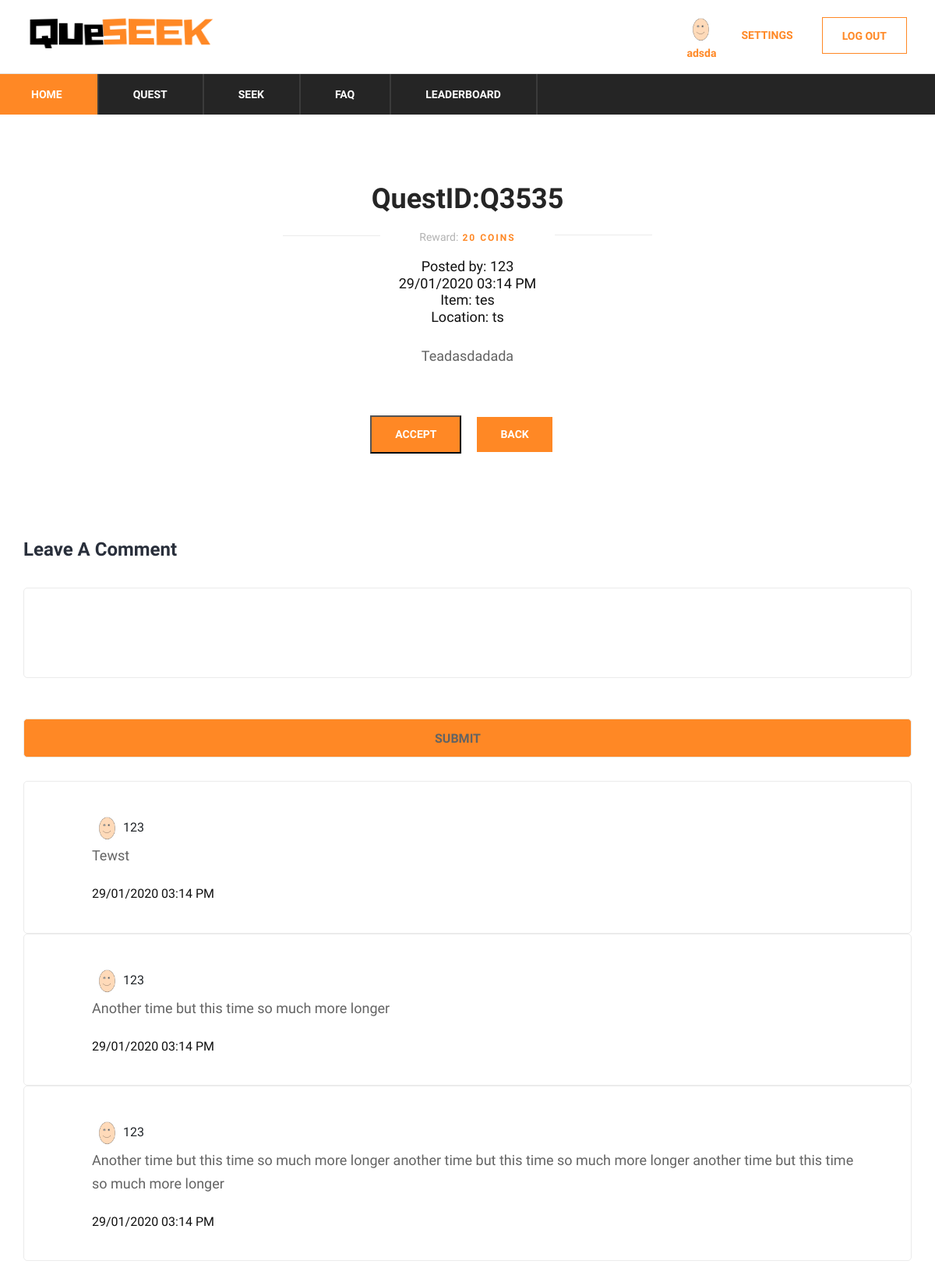
The page /quest/Q3535 (signed in) on the database its author committed.
### app/models.py (models this page shows)
class UserProfile(UserMixin, Base):
    __tablename__ = "userProfile"
    id = db.Column(db.String, ForeignKey('users.id'), primary_key=True)
    level = db.Column(db.Integer, nullable=False, default=1)
    coinsBalance = db.Column(db.Integer, nullable=False, default=50)
    coinsCollected = db.Column(db.Integer, nullable=False, default=0)
    coinsToNext = db.Column(db.Integer, nullable=False, default=20)
    avatarId = db.Column(db.String, ForeignKey('Avatars.avatarId'), default='0000')

class User(UserMixin, Base):
    __tablename__ = "users"
    id = db.Column(db.String, primary_key=True)
    email = db.Column(db.String(255), unique=True, nullable=False)
    password = db.Column(db.String(255), nullable=False)
    username = db.Column(db.String(255), unique=True, nullable=False)
    created_at = db.Column(DateTime(timezone=True), default=datetime.now(pytz.timezone('Asia/Singapore')))

class Quest(UserMixin, Base):
    __tablename__ = "quests"
    questId = db.Column(db.String, primary_key=True)
    reward = db.Column(db.Integer, nullable=False)
    item = db.Column(db.String(255), nullable=False)
    location = db.Column(db.String(255), nullable=False)
    description = db.Column(db.String(255))
    userId = db.Column(db.String, ForeignKey('users.id'), primary_key=True)
    posted_at = db.Column(DateTime(timezone=True), default=datetime.now(pytz.timezone('Asia/Singapore')))
    state = db.Column(db.Integer, nullable=False, default=0)
    type = db.Column(db.Integer, nullable=False, default=0)
    featured = db.Column(db.Integer, nullable=False, default=0)
    totalSeekers = db.Column(db.Integer, nullable=False, default=1)

class QuestComments(UserMixin, Base):
    __tablename__ = "questComments"
    commentId = db.Column(db.String, ForeignKey('users.id'), primary_key=True)
    questId = db.Column(db.String, ForeignKey('quests.questId'), primary_key=True)
    userId = db.Column(db.String, ForeignKey('users.id'), primary_key=True)
    description = db.Column(db.String(255), nullable=False)
    is_creator = db.Column(db.Integer, nullable=False, default=0)
    posted_at = db.Column(DateTime(timezone=True), default=datetime.now(pytz.timezone('Asia/Singapore')))

### app/__init__.py (the view)
@app.route('/quest/<id>')
def nextQuest(id):
    q = (db.session.query(User, Quest)
         .filter(User.id == Quest.userId)
         .filter(Quest.questId == id)
         .order_by(Quest.posted_at.desc())
         .first())
    q1 = (db.session.query(User.id, User, QuestCoinsTransaction)
          .filter(QuestCoinsTransaction.questId == id)
          .filter(User.id == QuestCoinsTransaction.userId)
          .all()
          )
    q1id = (db.session.query(User.id)
            .filter(QuestCoinsTransaction.questId == id)
            .filter(User.id == QuestCoinsTransaction.userId)
            )
    q2 = (db.session.query(User, QuestsAccepted)
          .filter(QuestsAccepted.questId == id)
          .filter(User.id == QuestsAccepted.userId)
          .filter(User.id.notin_(q1id))
          .all()
          )
    accepted = False
    completed = False
    if current_user.is_authenticated:
        acceptStatus = (db.session.query(User, QuestsAccepted)
                        .filter(User.id == current_user.id)
                        .filter(User.id == QuestsAccepted.userId)
                        .filter(QuestsAccepted.questId == id)
                        .first())
        if acceptStatus is not None:
            accepted = True
        completeStatus = (db.session.query(User, QuestCoinsTransaction)
                          .filter(User.id == current_user.id)
                          .filter(User.id == QuestCoinsTransaction.userId)
                          .filter(QuestCoinsTransaction.questId == id)
                          .first())
        if completeStatus is not None:
            completed = True
    form = QuestCommentsForm()
    form.questId.data = id
    if current_user.is_authenticated:
        form.userId.data = current_user.id
        if (q[1].userId == current_user.id):
            form.is_creator.data = 1
        else:
            form.is_creator.data = 0
    comments = (db.session.query(QuestComments, User, UserProfile)
                .filter(User.id == QuestComments.userId)
                .filter(User.id == UserProfile.id)
                .order_by(QuestComments.posted_at.desc())
                .all()
                )
    return render_template('questDescription.html', quests=q, id=id,
                           accepted=accepted, completed=completed,
                           usersaccepted=q2, userscompleted=q1, comments=comments,
                           form=form)

### app/forms.py
class QuestCommentsForm(FlaskForm):
    questId = HiddenField('questId:')
    userId = HiddenField('userId:')
    is_creator = HiddenField('is_creator:')
    description = StringField('Description:', widget=TextArea())
    submit = SubmitField('Submit')

### app/__init__.py (called while the page is built)
@login.user_loader
def load_user(id):
    return User.query.get(id)

@app.context_processor
def inject_dict_for_all_templates():
    if (not current_user.is_anonymous):
        userprofile = (db.session.query(UserProfile)
                       .filter(UserProfile.id == current_user.id)
                       .first()
                       )
        return dict(current_user_avatar=userprofile.avatarId)
    return dict()

### app/templates/questDescription.html (shortened to what this page needs)
<!DOCTYPE html>
<html lang="zxx">
<head>
    <link rel="stylesheet" href="{{ url_for('static', filename='css/bootstrap.min.css')}}" type="text/css">
    <link rel="stylesheet" href="{{ url_for('static', filename='css/font-awesome.min.css')}}" type="text/css">
    <link rel="stylesheet" href="{{ url_for('static', filename='css/themify-icons.css')}}" type="text/css">
    <link rel="stylesheet" href="{{ url_for('static', filename='css/elegant-icons.css')}}" type="text/css">
    <link rel="stylesheet" href="{{ url_for('static', filename='css/owl.carousel.min.css')}}" type="text/css">
    <link rel="stylesheet" href="{{ url_for('static', filename='css/nice-select.css')}}" type="text/css">
    <link rel="stylesheet" href="{{ url_for('static', filename='css/jquery-ui.min.css')}}" type="text/css">
    <link rel="stylesheet" href="{{ url_for('static', filename='css/slicknav.min.css')}}" type="text/css">
    <link rel="stylesheet" href="{{ url_for('static', filename='css/style.css')}}" type="text/css">
    <link rel="stylesheet" href="{{ url_for('static', filename='css/table.css')}}" type="text/css">
</head>
<body>
<header class="header-section">
    {% include "base/topbar.html" %}
    {% include "base/menu.html" %}
</header>
<section class="blog-details spad">
    <div class="container">
        <div class="row">
            <div class="col-lg-12">
                <div class="blog-details-inner">
                    <div class="blog-detail-title">
                        <h2>QuestID:{{ quests[1].questId }}</h2>
                        <p><span> Reward:</span> {{ quests[1].reward }} coins </p>
                    </div>
                    <div class="center-text">
                        <h5>Posted by: {{ quests[0].username }}</h5>
                        <h5>{{ quests[1].posted_at.strftime('%d/%m/%Y %I:%M %p') }}</h5>
                        <h5>Item: {{ quests[1].item }}</h5>
                        <h5>Location: {{ quests[1].location }}</h5>
                        <br>
                        <p>{{ quests[1].description.capitalize() }}</p>
                    </div>
                    <div class="center-button">
                        {% with id=quests[0].id, qsId=quests[1].questId, accepted=accepted, completed=completed,
                        usersaccepted=usersaccepted, userscompleted=userscompleted %}
                        {% include "base/acceptButton.html" %}
                        {% endwith %}
                    </div>
                    <div class="leave-comment">
                        <h4>Leave A Comment</h4>
                        <form action="{{url_for('questComment')}}" method="post" class="comment-form">
                            <div class="row">
                                <div class="col-lg-12">
                                    {{ form.description(class_="commentsformformat") }}
                                    {{ form.submit(class_="site-btn")}}
                                </div>
                            </div>
                        </form>
                        {% for row in comments %}
                        <div class="posted-by">
                            <div class="pb-text">
                                <img src="{{ url_for('static', filename='img/avatars/'+current_user_avatar+'.png')}}"
                                     width="40"
                                     height="40">
                                {{row[1].username}}
                                <p>{{row[0].description.capitalize()}}</p>
                                <br>
                                <h6>{{row[0].posted_at.strftime('%d/%m/%Y %I:%M %p')}}</h6>
                            </div>
                        </div>
                        {% endfor %}
                    </div>
                </div>
            </div>
        </div>
    </div>
</section>
</body>
</html>

### app/templates/base/loginlogout.html
<div class="ht-right">
    <div class="login-panel">
        {% if current_user.is_anonymous %}
        <a href="{{ url_for('signup') }} " class="log-btn">SIGN UP</a>
        <a href="{{ url_for('login') }} " class="log-btn">LOG IN</a>
        {% else %}
        <a href="{{ url_for('logout') }}" class="log-btn">LOG OUT</a>
        <a href="{{ url_for('settings') }}" class="settings-btn">SETTINGS</a>
        {% endif %}
    </div>
    {% if current_user.is_anonymous %}
    {% else %}
    <div class="login-panel">
        <a href="{{url_for('profile')}}">
            <img src="{{ url_for('static', filename='img/avatars/'+current_user_avatar+'.png')}}"
                 width="40"
                 height="40">
        </a>
        <a href="{{ url_for('profile') }}" class="user-btn"> {{ current_user.username }}</a>
    </div>
    {% endif %}
</div>

### app/static/css/style.css (style rules this page uses)
html, body { height: 100%; font-family: "Muli", sans-serif; -webkit-font-smoothing: antialiased; font-smoothing: antialiased; }
h1, h2, h3, h4, h5, h6 { margin: 0; color: #111111; font-weight: 400; font-family: "Muli", sans-serif; }
h2 { font-size: 36px; }
h4 { font-size: 24px; }
h5 { font-size: 18px; }
h6 { font-size: 16px; }
p { font-size: 16px; font-family: "Muli", sans-serif; color: #636363; font-weight: 400; line-height: 26px; margin: 0 0 15px 0; }
img { max-width: 100%; }
.site-btn { color: #ffffff; background: #ff8825; border: 1px solid #ff8825; font-size: 14px; font-weight: 700; text-transform: uppercase; padding: 13px 45px 11px; cursor: pointer; }
.header-top .ht-right { float: right; }
.header-top .ht-right .login-panel { float: right; font-size: 14px; color: #252525; display: inline-block; padding-top: 18px; padding-bottom: 15px; }
.blog-details { padding-top: 72px; padding-bottom: 80px; }
.blog-details-inner .blog-detail-title { text-align: center; margin: 15px; }
.blog-details-inner .blog-detail-title h2 { color: #252525; font-weight: 700; margin-bottom: 15px; }
.blog-details-inner .blog-detail-title p { margin-bottom: 0; font-size: 12px; font-weight: 700; text-transform: uppercase; color: #ff8825; letter-spacing: 2px; line-height: 20px; display: inline-block; position: relative; }
.blog-details-inner .blog-detail-title p:before { position: absolute; left: -175px; top: 8px; height: 1px; width: 125px; background: #ebebeb; content: ""; }
.blog-details-inner .blog-detail-title p:after { position: absolute; right: -175px; top: 7px; height: 1px; width: 125px; background: #ebebeb; content: ""; }
.blog-details-inner .blog-detail-title p span { color: #b2b2b2; font-size: 14px; font-weight: 400; text-transform: capitalize; letter-spacing: 0; }
.blog-details-inner p { font-size: 18px; line-height: 30px; }
.blog-details-inner .posted-by { border: 1px solid #ebebeb; border-radius: 5px; padding: 40px 65px; }
.blog-details-inner .posted-by .pb-text { padding-left: 22px; display: table; }
.blog-details-inner .posted-by .pb-text p { line-height: 30px; margin-bottom: 0; }
.blog-details-inner .leave-comment { padding-top: 55px; }
.blog-details-inner .leave-comment h4 { color: #292f3b; font-weight: 700; margin-bottom: 35px; }
.blog-details-inner .leave-comment .comment-form input { width: 100%; font-size: 16px; color: #636363; height: 50px; border: 1px solid #ebebeb; border-radius: 5px; padding-left: 20px; margin-bottom: 30px; }
.blog-details-inner .leave-comment .comment-form textarea { width: 100%; resize: none; font-size: 16px; color: #636363; height: 116px; border: 1px solid #ebebeb; border-radius: 5px; padding-left: 20px; padding-top: 10px; margin-bottom: 45px; }
@media only screen and (min-width: 1200px) { .container { max-width: 1170px; } }
.log-btn { float: right; display: inline-block; padding-left: 20px; padding-top: 18px; padding-bottom: 15px; color: #ff8825; border: 1px solid #ff8825; font-size: 14px; font-weight: 700; text-transform: uppercase; padding: 13px 25px 11px; cursor: pointer; margin: 4px 6px; }
.settings-btn { float: right; display: inline-block; padding-left: 20px; padding-top: 18px; padding-bottom: 15px; color: #ff8825; font-size: 14px; font-weight: 700; text-transform: uppercase; padding: 13px 25px 11px; cursor: pointer; margin: 4px 6px; }
.user-btn { color: #ff8825; font-size: 14px; font-weight: 700; cursor: pointer; }
.center-text { text-align:center; }
.center-button { display: flex; justify-content: center; }
.login-panel img { display: block; margin-left: auto; margin-right: auto; }
.login-panel a { display: block; text-align: center; }

### rows shown on the page
UserProfile: avatarId (picture)
User: username "adsda"
Quest: questId "Q3535", reward "20", posted_at "29/01/2020 03:14 PM", item "tes", location "ts", description "Teadasdadada"
User: username "123"
QuestComments: avatarId (picture), username "123", description "Tewst", posted_at "29/01/2020 03:14 PM"
QuestComments: avatarId (picture), username "123", description "Another time but this time so much more longer", posted_at "29/01/2020 03:14 PM"
QuestComments: avatarId (picture), username "123", description "Another time but this time so much more longer another time but this time so much more longer another time but this time so much more longer", posted_at "29/01/2020 03:14 PM"
